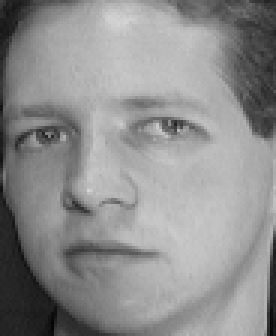
#> input picture data/ORL/s1/4.pgm, 92 x 112 px (shown 3 times larger); its folder holds only this picture in this run
$ jupyter execute --allow-errors assignment1.ipynb   (shell and % lines are left out)
#> lines starting #> are read from the running program, lines starting #| are printed output that depends on the picture
## COMP5328 - Advanced Machine Learning
## Assignment 1: Non-negative Matrix Factorization
----------------------------------------------------------------------------------------

** (Semester 2, 2018) **

In this ipython notebook, we provide some example code for assignment1.
+ Load Data.
    - ORL dataset.
    - Extended YaleB dataset.
    - AR dataset (**optional**).
+ Perform Evaluation.
   - Relative Reconstruction Errors.
   - Accuracy, NMI (**optional**).

Lecturer: Tongliang Liu.

Tutors: Fengxiang He, Nicholas James, Liu Liu, Zhuozhuo Tu, Baosheng Yu.

** Note: All datasets can be used only for this assignment and you are not allowed to distribute these datasets. If you want to use AR dataset, you need to apply it by yourself (we do not provide AR dataset due to the problem of license, please find more details in http://www2.ece.ohio-state.edu/~aleix/ARdatabase.html). **

## 1. Load Dataset

### 1.0 Data Folder

[cell 1]
# The structure of data folder.

### 1.1 Load ORL Dataset and Extended YaleB Dataset.
+ ORL dataset contains ten different images of each of 40 distinct subjects. For some subjects, the images were taken at different times, varying the lighting, facial expressions (open / closed eyes, smiling / not smiling) and facial details (glasses / no glasses). All the images were taken against a dark homogeneous background with the subjects in an upright, frontal position (with tolerance for some side movement). The size of each image is 92x112 pixels, with 256 grey levels per pixel. To further reduce the computation complexity, you can resize all images to 30x37 pixels.

+ Extended YaleB dataset contains 2414 images of 38 human subjects under 9 poses and 64 illumination conditions. All images are manually aligned, cropped, and then resized to 168x192 pixels. To further reduce the computation complexity, you can resize all images to 42x48 pixels.

[cell 2]
import os
import numpy as np
from PIL import Image

def load_data(root='data/CroppedYaleB', reduce=4):
    """
    Load ORL (or Extended YaleB) dataset to numpy array.

    Args:
        root: path to dataset.
        reduce: scale factor for zooming out images.

    """
    images, labels = [], []

    for i, person in enumerate(sorted(os.listdir(root))):

        if not os.path.isdir(os.path.join(root, person)):
            continue

        for fname in os.listdir(os.path.join(root, person)):

            # Remove background images in Extended YaleB dataset.
            if fname.endswith('Ambient.pgm'):
                continue

            if not fname.endswith('.pgm'):
                continue

            # load image.
            img = Image.open(os.path.join(root, person, fname))
            img = img.convert('L') # grey image.

            # reduce computation complexity.
            img = img.resize([s//reduce for s in img.size])

            # TODO: preprocessing.

            # convert image to numpy array.
            img = np.asarray(img).reshape((-1,1))

            # collect data and label.
            images.append(img)
            labels.append(i)

    # concate all images and labels.
    images = np.concatenate(images, axis=1)
    labels = np.array(labels)

    return images, labels

[cell 3]
# Load ORL dataset.
X, Y = load_data(root='data/ORL', reduce=2)
#> in load_data, img is the input picture: PIL image 92x112 L; min 5, max 215, mean 142.1
#> in load_data, `img = img.resize([s//reduce for s in img.size])`:
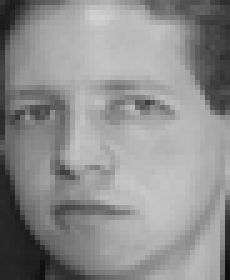
#> img: PIL image 46x56 L (shown 5 times larger); min 13, max 209, mean 142.2
#> in load_data, `img = np.asarray(img).reshape((-1,1))`: img = 2576 values, max 209 at index 156, min 13 at index 2529, mean 142.2
#> pass 2 of the loop in load_data, `for i, person in enumerate(sorted(os.listdir(root))):`:
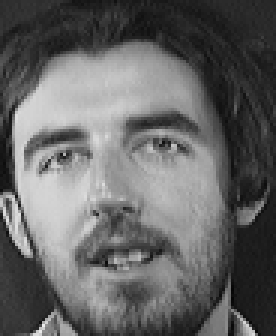
#> input picture data/ORL/s11/2.pgm, 92 x 112 px (shown 3 times larger)
#> in load_data, img is the input picture: PIL image 92x112 L; min 5, max 236, mean 101.2
#> in load_data, `img = img.resize([s//reduce for s in img.size])`:
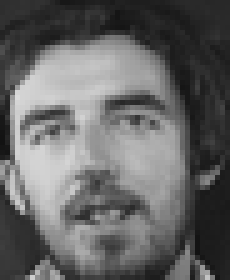
#> img: PIL image 46x56 L (shown 5 times larger); min 18, max 219, mean 101.2
#> in load_data, `img = np.asarray(img).reshape((-1,1))`: img = 2576 values, max 219 at index 877, min 18 at index 1288, mean 101.2
#> in load_data, `images = np.concatenate(images, axis=1)`: images = 2576 pairs, first value 13 to 209, second value 18 to 219
#> X has the same summary as images in load_data; Y = [0, 1]
print('ORL dataset: X.shape = {}, Y.shape = {}'.format(X.shape, Y.shape))
#| ORL dataset: X.shape = (2576, 2), Y.shape = (2,)

# Load Extended YaleB dataset.
#> (the rest of this cell did not finish here and is left out)

print('Extended YalB dataset: X.shape = {}, Y.shape = {}'.format(X.shape, Y.shape))

### 1.2 Load AR Dataset (Optional)
AR dataset contains 2600 images of 100 individuals (50 male and 50 female). All images have been cropped and resized to 120x165 pixels. To further reduce the computation complexity, you can resize all images to 40x55 pixels.

[cell 4]
# [42 lines left out: function load_data_AR, not called in this run]

[cell 5]
# X, Y = load_data_AR(root='data/CroppedAR', reduce=3)
# print('AR dataset: X.shape = {}, Y.shape = {}'.format(X.shape, Y.shape))

---------------------------

## 2. Evaluation Metrics

### 2.1 Relative Reconstruction Errors (RRE)

To compare the robustness of different NMF algorithms, you can use the ```relative reconstruction errors```. Let $V$ denote the contaminated dataset (by adding noise), and $\hat{V}$
 denote the clean dataset. Let $W$ and $H$ denote the factorization results on $V$, the ``relative reconstruction errors`` then can be defined as follows:
 \begin{equation}
    RRE = \frac{ \| \hat{V} - WH \|_F }{ \| \hat{V} \|_F}.
\end{equation}

[cell 6]
# Load dataset.
print('==> Load ORL dataset ...')
V_hat, Y_hat = load_data('data/ORL', reduce=3)
#> call 3 of load_data, with root = 'data/ORL', reduce = 3
#> in load_data (call 3), `img = img.resize([s//reduce for s in img.size])`:
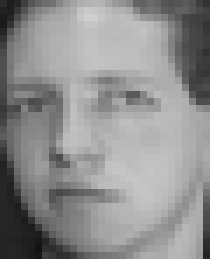
#> img: PIL image 30x37 L (shown 7 times larger); min 19, max 208, mean 142.3
#> in load_data (call 3), `img = np.asarray(img).reshape((-1,1))`: img = 1110 values, max 208 at index 72, min 19 at index 1055, mean 142.3
#> pass 2 of the loop in load_data, `for i, person in enumerate(sorted(os.listdir(root))):`:
#> in load_data (call 3), `img = img.resize([s//reduce for s in img.size])`:
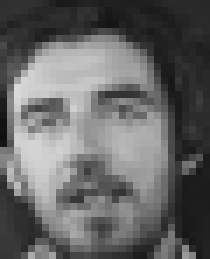
#> img: PIL image 30x37 L (shown 7 times larger); min 16, max 217, mean 101.2
#> in load_data (call 3), `img = np.asarray(img).reshape((-1,1))`: img = 1110 values, max 217 at index 362, min 16 at index 570, mean 101.2
#> in load_data (call 3), `images = np.concatenate(images, axis=1)`: images = 1110 pairs, first value 19 to 208, second value 16 to 217
#> V_hat has the same summary as images in load_data; Y_hat = [0, 1]
print('V_hat.shape={}, Y_hat.shape={}'.format(V_hat.shape, Y_hat.shape))
#| V_hat.shape=(1110, 2), Y_hat.shape=(2,)

# Add Noise.
V_noise = np.random.rand(*V_hat.shape) * 40
V = V_hat + V_noise
#> V = 1110 pairs, first value 20.75 to 240.2, second value 27.53 to 252.1

# Plot result.
import matplotlib.pyplot as plt
img_size = [i//3 for i in (92, 112)] # ORL
ind = 2 # index of demo image.
plt.figure(figsize=(10,3))
plt.subplot(131)
#> (the rest of this cell did not finish here and is left out)
